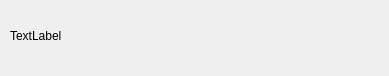
<?xml version="1.0" encoding="UTF-8"?>
<ui version="4.0">
 <class>SubtitleWidget</class>
 <widget class="QWidget" name="SubtitleWidget">
  <property name="geometry">
   <rect>
    <x>0</x>
    <y>0</y>
    <width>389</width>
    <height>76</height>
   </rect>
  </property>
  <property name="windowTitle">
   <string>Form</string>
  </property>
  <widget class="QLabel" name="subtitleLabel">
   <property name="geometry">
    <rect>
     <x>10</x>
     <y>10</y>
     <width>361</width>
     <height>51</height>
    </rect>
   </property>
   <property name="text">
    <string>TextLabel</string>
   </property>
  </widget>
 </widget>
 <resources/>
 <connections/>
</ui>
